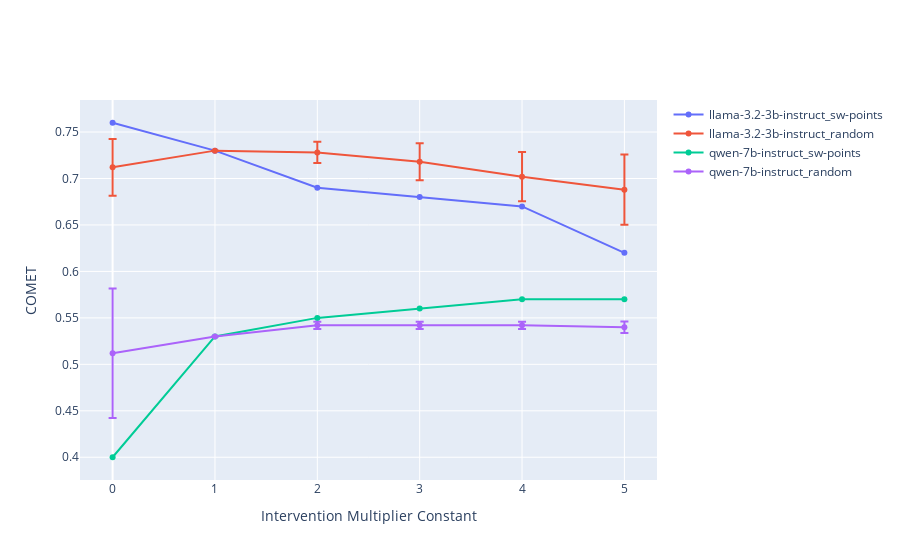

This figure's notebook cell:
### Code cell
# COMET
llama_sw = [0.76,0.73,0.69,0.68,0.67,0.62]
llama_rand1 = [0.72,0.73,0.73,0.73,0.72,0.72]
llama_rand2 = [0.73,0.73, 0.72,0.69,0.66,0.63]
llama_rand3 = [0.73,0.73,0.72,0.71,0.7,0.68]
llama_rand4 = [0.73,0.73,0.72,0.71,0.69,0.67]
llama_rand5 = [0.65,0.73,0.75,0.75,0.74,0.74]
llama_rand = [llama_rand1, llama_rand2, llama_rand3, llama_rand4, llama_rand5]

qwen_sw = [0.4,0.53,0.55,0.56,0.57,0.57]
qwen_rand1 = [0.37,0.53,0.54,0.54,0.54,0.53]
qwen_rand2 = [0.55,0.53,0.54,0.54,0.54,0.54]
qwen_rand3 = [0.55,0.53,0.54,0.54,0.54,0.54]
qwen_rand4 = [0.54,0.53,0.55,0.55,0.55,0.55]
qwen_rand5 = [0.55,0.53,0.54,0.54,0.54,0.54]
qwen_rand = [qwen_rand1, qwen_rand2, qwen_rand3, qwen_rand4, qwen_rand5]

labels = ['llama-3.2-3b-instruct_sw-points', 'llama-3.2-3b-instruct_random', 'qwen-7b-instruct_sw-points', 'qwen-7b-instruct_random']
all_scores = [llama_sw, llama_rand, qwen_sw, qwen_rand]
metric_name = 'COMET'
out_path = '../figures/comet-multiplier-effects'
visualize_scores(all_scores, labels, metric_name, out_path)

### Figure 1 — Plotly figure (JSON) as saved in the notebook; plotly's stock layout.template omitted (floating-point values rounded to 4 significant figures)
{"data": [{"mode": "lines+markers", "name": "llama-3.2-3b-instruct_sw-points", "type": "scatter", "x": [0, 1, 2, 3, 4, 5], "y": [0.76, 0.73, 0.69, 0.68, 0.67, 0.62]}, {"error_y": {"array": [0.03062, 0, 0.01143, 0.01999, 0.02659, 0.0379], "type": "data", "visible": true}, "mode": "lines+markers", "name": "llama-3.2-3b-instruct_random", "type": "scatter", "x": [0, 1, 2, 3, 4, 5], "y": [0.712, 0.73, 0.728, 0.718, 0.702, 0.688]}, {"mode": "lines+markers", "name": "qwen-7b-instruct_sw-points", "type": "scatter", "x": [0, 1, 2, 3, 4, 5], "y": [0.4, 0.53, 0.55, 0.56, 0.57, 0.57]}, {"error_y": {"array": [0.06968, 0, 0.00392, 0.00392, 0.00392, 0.006198], "type": "data", "visible": true}, "mode": "lines+markers", "name": "qwen-7b-instruct_random", "type": "scatter", "x": [0, 1, 2, 3, 4, 5], "y": [0.512, 0.53, 0.542, 0.542, 0.542, 0.54]}], "layout": {"xaxis": {"title": {"text": "Intervention Multiplier Constant"}}, "yaxis": {"title": {"text": "COMET"}}}}
